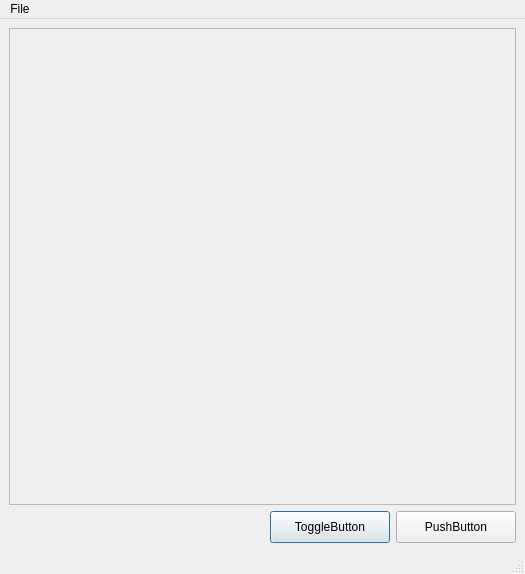
<?xml version="1.0" encoding="UTF-8"?>
<ui version="4.0">
 <class>MainWindow</class>
 <widget class="QMainWindow" name="MainWindow">
  <property name="geometry">
   <rect>
    <x>0</x>
    <y>0</y>
    <width>525</width>
    <height>574</height>
   </rect>
  </property>
  <property name="windowTitle">
   <string>mpl qt main</string>
  </property>
  <widget class="QWidget" name="centralwidget">
   <layout class="QGridLayout" name="gridLayout_2">
    <item row="2" column="0">
     <spacer name="horizontalSpacer">
      <property name="orientation">
       <enum>Qt::Horizontal</enum>
      </property>
      <property name="sizeHint" stdset="0">
       <size>
        <width>246</width>
        <height>20</height>
       </size>
      </property>
     </spacer>
    </item>
    <item row="2" column="1">
     <layout class="QGridLayout" name="gridLayout">
      <item row="0" column="1">
       <widget class="QPushButton" name="pushButton">
        <property name="minimumSize">
         <size>
          <width>120</width>
          <height>32</height>
         </size>
        </property>
        <property name="text">
         <string>PushButton</string>
        </property>
        <property name="checkable">
         <bool>false</bool>
        </property>
       </widget>
      </item>
      <item row="0" column="0">
       <widget class="QPushButton" name="toggleButton">
        <property name="enabled">
         <bool>true</bool>
        </property>
        <property name="minimumSize">
         <size>
          <width>120</width>
          <height>32</height>
         </size>
        </property>
        <property name="text">
         <string>ToggleButton</string>
        </property>
        <property name="checkable">
         <bool>true</bool>
        </property>
        <property name="checked">
         <bool>false</bool>
        </property>
        <property name="autoDefault">
         <bool>false</bool>
        </property>
        <property name="default">
         <bool>true</bool>
        </property>
        <property name="flat">
         <bool>false</bool>
        </property>
       </widget>
      </item>
     </layout>
    </item>
    <item row="0" column="0" rowspan="2" colspan="2">
     <widget class="QFrame" name="mplFrame">
      <property name="frameShape">
       <enum>QFrame::StyledPanel</enum>
      </property>
      <property name="frameShadow">
       <enum>QFrame::Raised</enum>
      </property>
     </widget>
    </item>
   </layout>
   <zorder>gridLayoutWidget</zorder>
   <zorder>toggleButton</zorder>
   <zorder>pushButton</zorder>
   <zorder>pushButton</zorder>
   <zorder>horizontalSpacer</zorder>
   <zorder>mplFrame</zorder>
   <zorder></zorder>
  </widget>
  <widget class="QMenuBar" name="menubar">
   <property name="geometry">
    <rect>
     <x>0</x>
     <y>0</y>
     <width>525</width>
     <height>22</height>
    </rect>
   </property>
   <widget class="QMenu" name="menuFile">
    <property name="title">
     <string>File</string>
    </property>
    <addaction name="actionOpen"/>
   </widget>
   <addaction name="menuFile"/>
  </widget>
  <widget class="QStatusBar" name="statusbar"/>
  <action name="actionOpen">
   <property name="text">
    <string>Open</string>
   </property>
  </action>
 </widget>
 <resources/>
 <connections/>
</ui>
